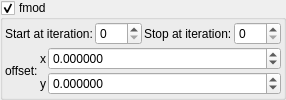
    <widget class="MyGroupBox" name="groupCheck_transf_function_enabledC_false">
     <property name="title">
      <string>fmod&amp;</string>
     </property>
     <property name="checkable">
      <bool>true</bool>
     </property>
     <layout class="QVBoxLayout" name="verticalLayout_14" stretch="0,0">
      <property name="spacing">
       <number>2</number>
      </property>
      <property name="leftMargin">
       <number>2</number>
      </property>
      <property name="topMargin">
       <number>2</number>
      </property>
      <property name="rightMargin">
       <number>2</number>
      </property>
      <property name="bottomMargin">
       <number>2</number>
      </property>
      <item>
       <layout class="QGridLayout" name="gridLayout_68">
        <property name="spacing">
         <number>2</number>
        </property>
        <item row="1" column="1">
         <widget class="MySpinBox" name="spinboxInt_transf_start_iterations_C">
          <property name="sizePolicy">
           <sizepolicy hsizetype="Minimum" vsizetype="Maximum">
            <horstretch>0</horstretch>
            <verstretch>0</verstretch>
           </sizepolicy>
          </property>
          <property name="maximum">
           <number>999</number>
          </property>
         </widget>
        </item>
        <item row="1" column="3">
         <widget class="MySpinBox" name="spinboxInt_transf_stop_iterations_C1">
          <property name="sizePolicy">
           <sizepolicy hsizetype="Minimum" vsizetype="Maximum">
            <horstretch>0</horstretch>
            <verstretch>0</verstretch>
           </sizepolicy>
          </property>
          <property name="maximum">
           <number>999</number>
          </property>
         </widget>
        </item>
        <item row="1" column="2">
         <widget class="QLabel" name="label_266">
          <property name="text">
           <string>Stop at iteration:</string>
          </property>
         </widget>
        </item>
        <item row="1" column="0">
         <widget class="QLabel" name="label_263">
          <property name="text">
           <string>Start at iteration:</string>
          </property>
         </widget>
        </item>
       </layout>
      </item>
      <item>
       <layout class="QGridLayout" name="gridLayout_28" columnstretch="0,0,0,1">
        <property name="spacing">
         <number>2</number>
        </property>
        <item row="0" column="3">
         <widget class="MyDoubleSpinBox" name="spinbox_transf_offset_2">
          <property name="sizePolicy">
           <sizepolicy hsizetype="Minimum" vsizetype="Maximum">
            <horstretch>0</horstretch>
            <verstretch>0</verstretch>
           </sizepolicy>
          </property>
          <property name="prefix">
           <string/>
          </property>
          <property name="decimals">
           <number>6</number>
          </property>
          <property name="minimum">
           <double>-99.989999999999995</double>
          </property>
          <property name="singleStep">
           <double>0.100000000000000</double>
          </property>
         </widget>
        </item>
        <item row="1" column="2">
         <widget class="QLabel" name="label_17">
          <property name="text">
           <string notr="true">y</string>
          </property>
         </widget>
        </item>
        <item row="1" column="3">
         <widget class="MyDoubleSpinBox" name="spinbox_transf_offsetA_2">
          <property name="sizePolicy">
           <sizepolicy hsizetype="Minimum" vsizetype="Maximum">
            <horstretch>0</horstretch>
            <verstretch>0</verstretch>
           </sizepolicy>
          </property>
          <property name="decimals">
           <number>6</number>
          </property>
          <property name="minimum">
           <double>-99.989999999999995</double>
          </property>
          <property name="maximum">
           <double>99.989999999999995</double>
          </property>
          <property name="singleStep">
           <double>0.100000000000000</double>
          </property>
         </widget>
        </item>
        <item row="0" column="2">
         <widget class="QLabel" name="label_15">
          <property name="text">
           <string notr="true">x</string>
          </property>
         </widget>
        </item>
        <item row="0" column="0" rowspan="2" colspan="2">
         <widget class="QLabel" name="label_100">
          <property name="text">
           <string notr="true">offset:</string>
          </property>
         </widget>
        </item>
       </layout>
      </item>
     </layout>
    </widget>
